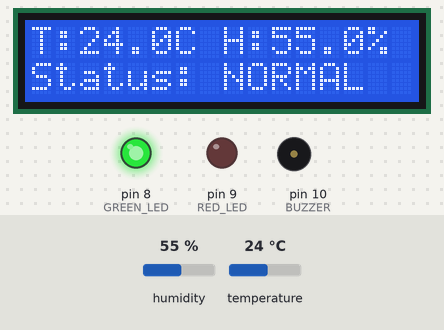
Bench run of a sketch on a simulated Arduino Uno, built with avr-gcc and run on an emulated ATmega328P. On the bench: 16×2 character LCD, output pins drawn as LEDs (lit = HIGH), buzzer (waves = sounding). Inputs (shaded band) come from the test bench; at power-on: humidity 55 %, temperature 24 °C. What the sketch prints to the serial monitor is not drawn.

Above: at 3.2 s.
3.3 s: humidity set to 78 %
At 5.0 s:
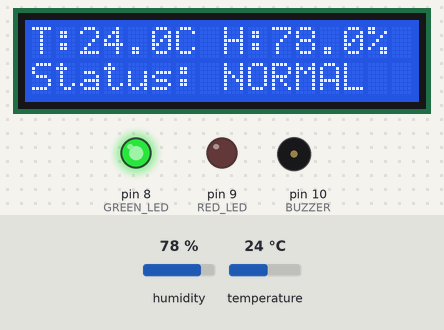
6.0 s: humidity set to 81 %
At 7.8 s:
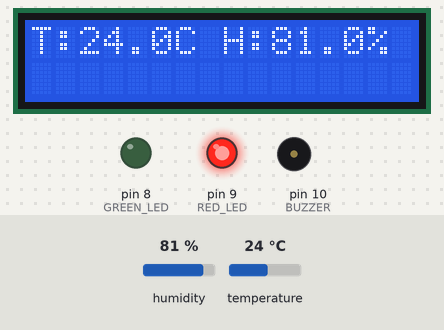
12.0 s: temperature set to 12 °C
At 14.1 s:
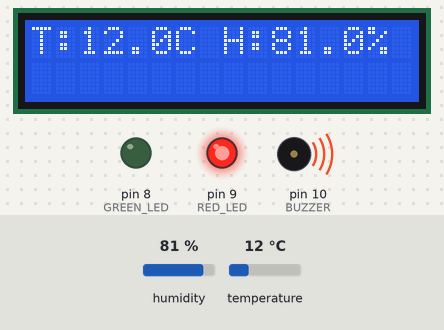
15.7 s: temperature set to 19 °C
At 17.8 s:
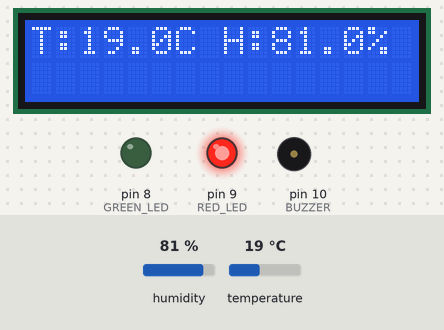
Timing chart, 0 to 19.4 s (numbered marks = the images above; inputs shaded):
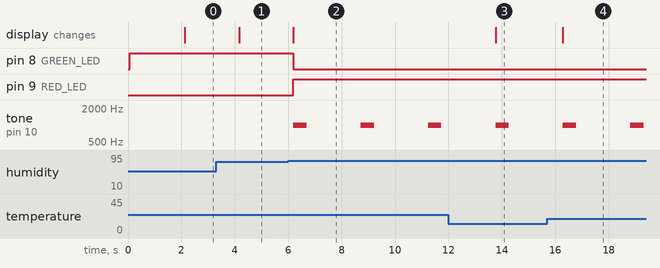

The sketch:

temperature-humidity-alert-system.ino
```cpp
#include "DHT.h"
#include <Wire.h>
#include <LiquidCrystal_I2C.h>

#define DHT_PIN     2
#define DHT_TYPE    DHT22
#define GREEN_LED   8
#define RED_LED     9
#define BUZZER      10
#define TEMP_LIMIT  35.0
#define HUM_LIMIT   80.0

DHT dht(DHT_PIN, DHT_TYPE);
LiquidCrystal_I2C lcd(0x27, 16, 2);

float temperature = 0;
float humidity = 0;
bool alertShown = false;

void setup() {
  Serial.begin(9600);
  pinMode(GREEN_LED, OUTPUT);
  pinMode(RED_LED, OUTPUT);
  pinMode(BUZZER, OUTPUT);

  dht.begin();
  lcd.init();
  lcd.backlight();

  digitalWrite(GREEN_LED, HIGH);
  digitalWrite(RED_LED, LOW);
  noTone(BUZZER);

  lcd.setCursor(0, 0);
  lcd.print("Temp Monitor");
  lcd.setCursor(0, 1);
  lcd.print("Starting...");
  delay(2000);
  lcd.clear();
}

void loop() {
  temperature = dht.readTemperature();
  humidity    = dht.readHumidity();

  if (isnan(temperature) || isnan(humidity)) {
    Serial.println("ERROR: Sensor read failed!");
    lcd.clear();
    lcd.setCursor(0, 0);
    lcd.print("Sensor Error!");
    delay(2000);
    return;
  }

  // Serial Output
  Serial.print("Temp: ");
  Serial.print(temperature);
  Serial.print(" C | Hum: ");
  Serial.print(humidity);
  Serial.println(" %");

  // Display values
  lcd.clear();
  lcd.setCursor(0, 0);
  lcd.print("T:");
  lcd.print(temperature, 1);
  lcd.print("C H:");
  lcd.print(humidity, 1);
  lcd.print("%");

  // ✅ Alert condition (Temp OR Humidity)
if (temperature >= TEMP_LIMIT || humidity >= HUM_LIMIT) {
  digitalWrite(GREEN_LED, LOW);
  digitalWrite(RED_LED, HIGH);

  if (!alertShown) {
    alertShown = true;
    if (temperature >= TEMP_LIMIT && humidity >= HUM_LIMIT) {
      Serial.println("ALERT! HIGH TEMPERATURE & HUMIDITY!");
    }
    else if (temperature >= TEMP_LIMIT) {
      Serial.println("ALERT! HIGH TEMPERATURE!");
    }
    else {
      Serial.println("ALERT! HIGH HUMIDITY!");
    }
  }

    // Buzzer
    tone(BUZZER, 1000);
    delay(500);
    noTone(BUZZER);

  }
  else {
    digitalWrite(GREEN_LED, HIGH);
    digitalWrite(RED_LED, LOW);
    noTone(BUZZER);
    alertShown = false;

    lcd.setCursor(0, 1);
    lcd.print("Status: NORMAL");

    Serial.println("Status: NORMAL");
  }

  Serial.println("------------------------");
  delay(2000);
}
```

Measured:
- the behaviour switches between 79 and 80 % on humidity (found by bisection; images 1 and 2)
- after the input at 3.3 s, the display: changes after 0.87 s (image 1)
- after the input at 6.0 s, pin 8 (GREEN_LED): HIGH → LOW after 0.19 s; pin 9 (RED_LED): LOW → HIGH after 0.19 s; tone on pin 10 (BUZZER): alternates 1000 Hz for 0.50 s and silent for 2.0 s, starting after 0.19 s; the display: changes after 0.19 s (image 2)
- after the input at 12.0 s, the display: changes after 1.8 s (image 3)
- after the input at 15.7 s, the display: changes after 0.59 s (image 4)
